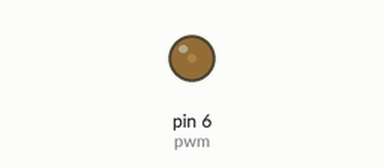
This sketch was run on a simulated Arduino Uno, built with avr-gcc and run on an emulated ATmega328P. On the bench: output pins drawn as LEDs (lit = HIGH). What the sketch prints to the serial monitor is not drawn.

Above: at 0.1 s.
At 9.9 s:
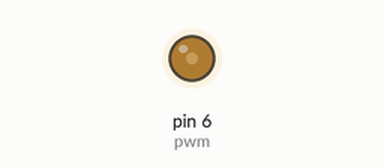
At 19.9 s:
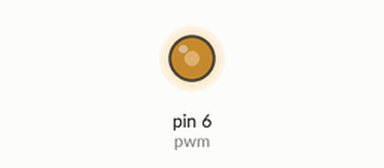
At 39.71 s:
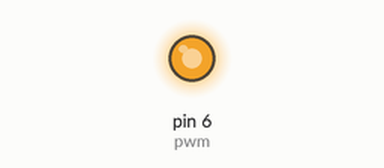
Timing chart, 0 to 40.0 s (numbered marks = the images above):
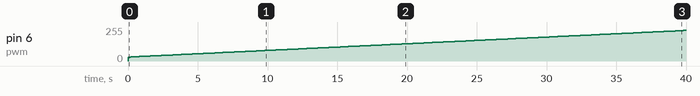

Measured:
- by itself, pin 6 (pwm): moves from 0/255 to 229/255 over 39.8 s

The sketch:

240404_EUN_LED_delay.ino
```cpp
int pwm=6;
int speed=30;//80~
void setup(){
  Serial.begin(9600);
  pinMode(pwm,OUTPUT);
}
void loop(){
  analogWrite(pwm,speed++);
  if(speed>=255)speed=30;
 Serial.print("speed=");
 delay(200);

}
```
